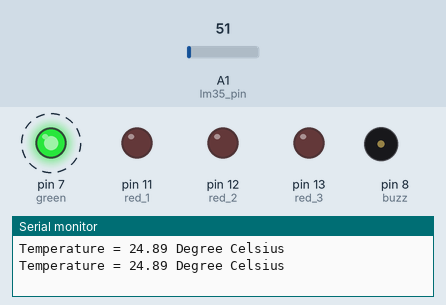
This sketch was run on a simulated Arduino Uno, built with avr-gcc and run on an emulated ATmega328P. Shown: output pins drawn as LEDs (lit = HIGH), buzzer (waves = sounding, pin HIGH), the last lines printed to the serial monitor. Dashed ring = blinking. The test bench sets the inputs (shaded band); at power-on: A1 (lm35_pin) = 51.

Above: at 2.8 s.
2.9 s: A1 (lm35_pin) set to 61
6.4 s: A1 (lm35_pin) set to 72
At 7.8 s:
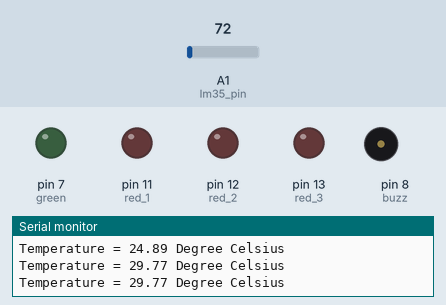
At 8.15 s:
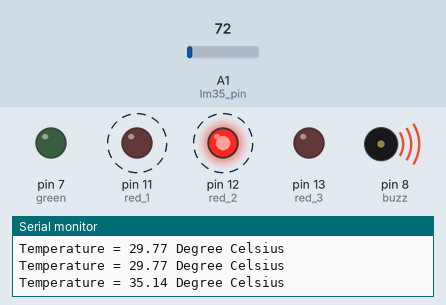
Timing chart, 0 to 15.9 s (numbered marks = the images above; inputs shaded):
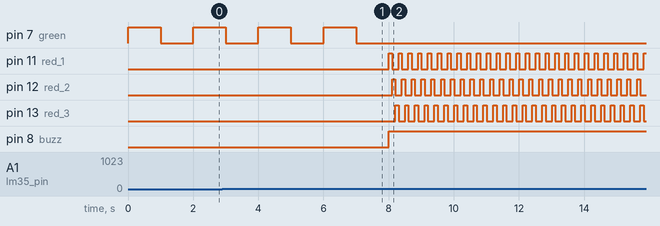

The sketch:

fire_alarm.ino
```cpp
const int lm35_pin = A1;
#define red_1 11
#define red_2 12
#define red_3 13
#define buzz 8
#define green 7

void setup() {
  Serial.begin(9600); //Initialize serial communication at a baud rate = 9600
  // Setting the pin modes for the LEDs and buzzer
  pinMode(red_1,OUTPUT);
  pinMode(red_2,OUTPUT);
  pinMode(red_3,OUTPUT);
  pinMode(buzz,OUTPUT);
  pinMode(green,OUTPUT);
}

void loop() {
  int temp_adc_val;
  float temp_val;
  int nval ;
  temp_adc_val = analogRead(lm35_pin); //Read analog value from LM35 sensor

  // The LM35 outputs 10 mV per degree Celsius, and the ADC of Arduino has a resolution of 4.88 mV per step
  temp_val = (temp_adc_val * 4.88);
  temp_val = (temp_val/10);

  //Displaying temperatue on the serial monitor
  Serial.print("Temperature = ");
  Serial.print(temp_val);
  Serial.print(" Degree Celsius\n");

  if(temp_val>32){
    //Alarm condition: turn on buzzer and red LEDs
    digitalWrite(buzz,HIGH);
    digitalWrite(green,LOW);
    digitalWrite(red_1,HIGH);
    digitalWrite(red_2,LOW);
    digitalWrite(red_3,LOW);
    delay(100);
    digitalWrite(red_1,LOW);
    digitalWrite(red_2,HIGH);
    digitalWrite(red_3,LOW);
    delay(100);
    digitalWrite(red_1,LOW);
    digitalWrite(red_2,LOW);
    digitalWrite(red_3,HIGH);
  }
  else{
    //Normal condition: turn off red LEDs and turn on green LEDs
    digitalWrite(red_1,LOW);
    digitalWrite(red_2,LOW);
    digitalWrite(red_3,LOW);
    digitalWrite(buzz,LOW);
    digitalWrite(green,HIGH);
    delay(1000);
    digitalWrite(green,LOW);
    delay(900);
  }
  delay(100);
}
```

Measured:
- the behaviour switches between 65 and 66 on A1 (lm35_pin) (found by bisection; images 0 and 1)
- after the input at 6.4 s, pin 7 (green): goes on until 7.0 s, then stays LOW; pin 11 (red_1): alternates HIGH for 0.10 s and LOW for 0.20 s, starting after 1.6 s
- by itself, pin 7 (green): alternates HIGH for 1.0 s and LOW for 1.0 s
